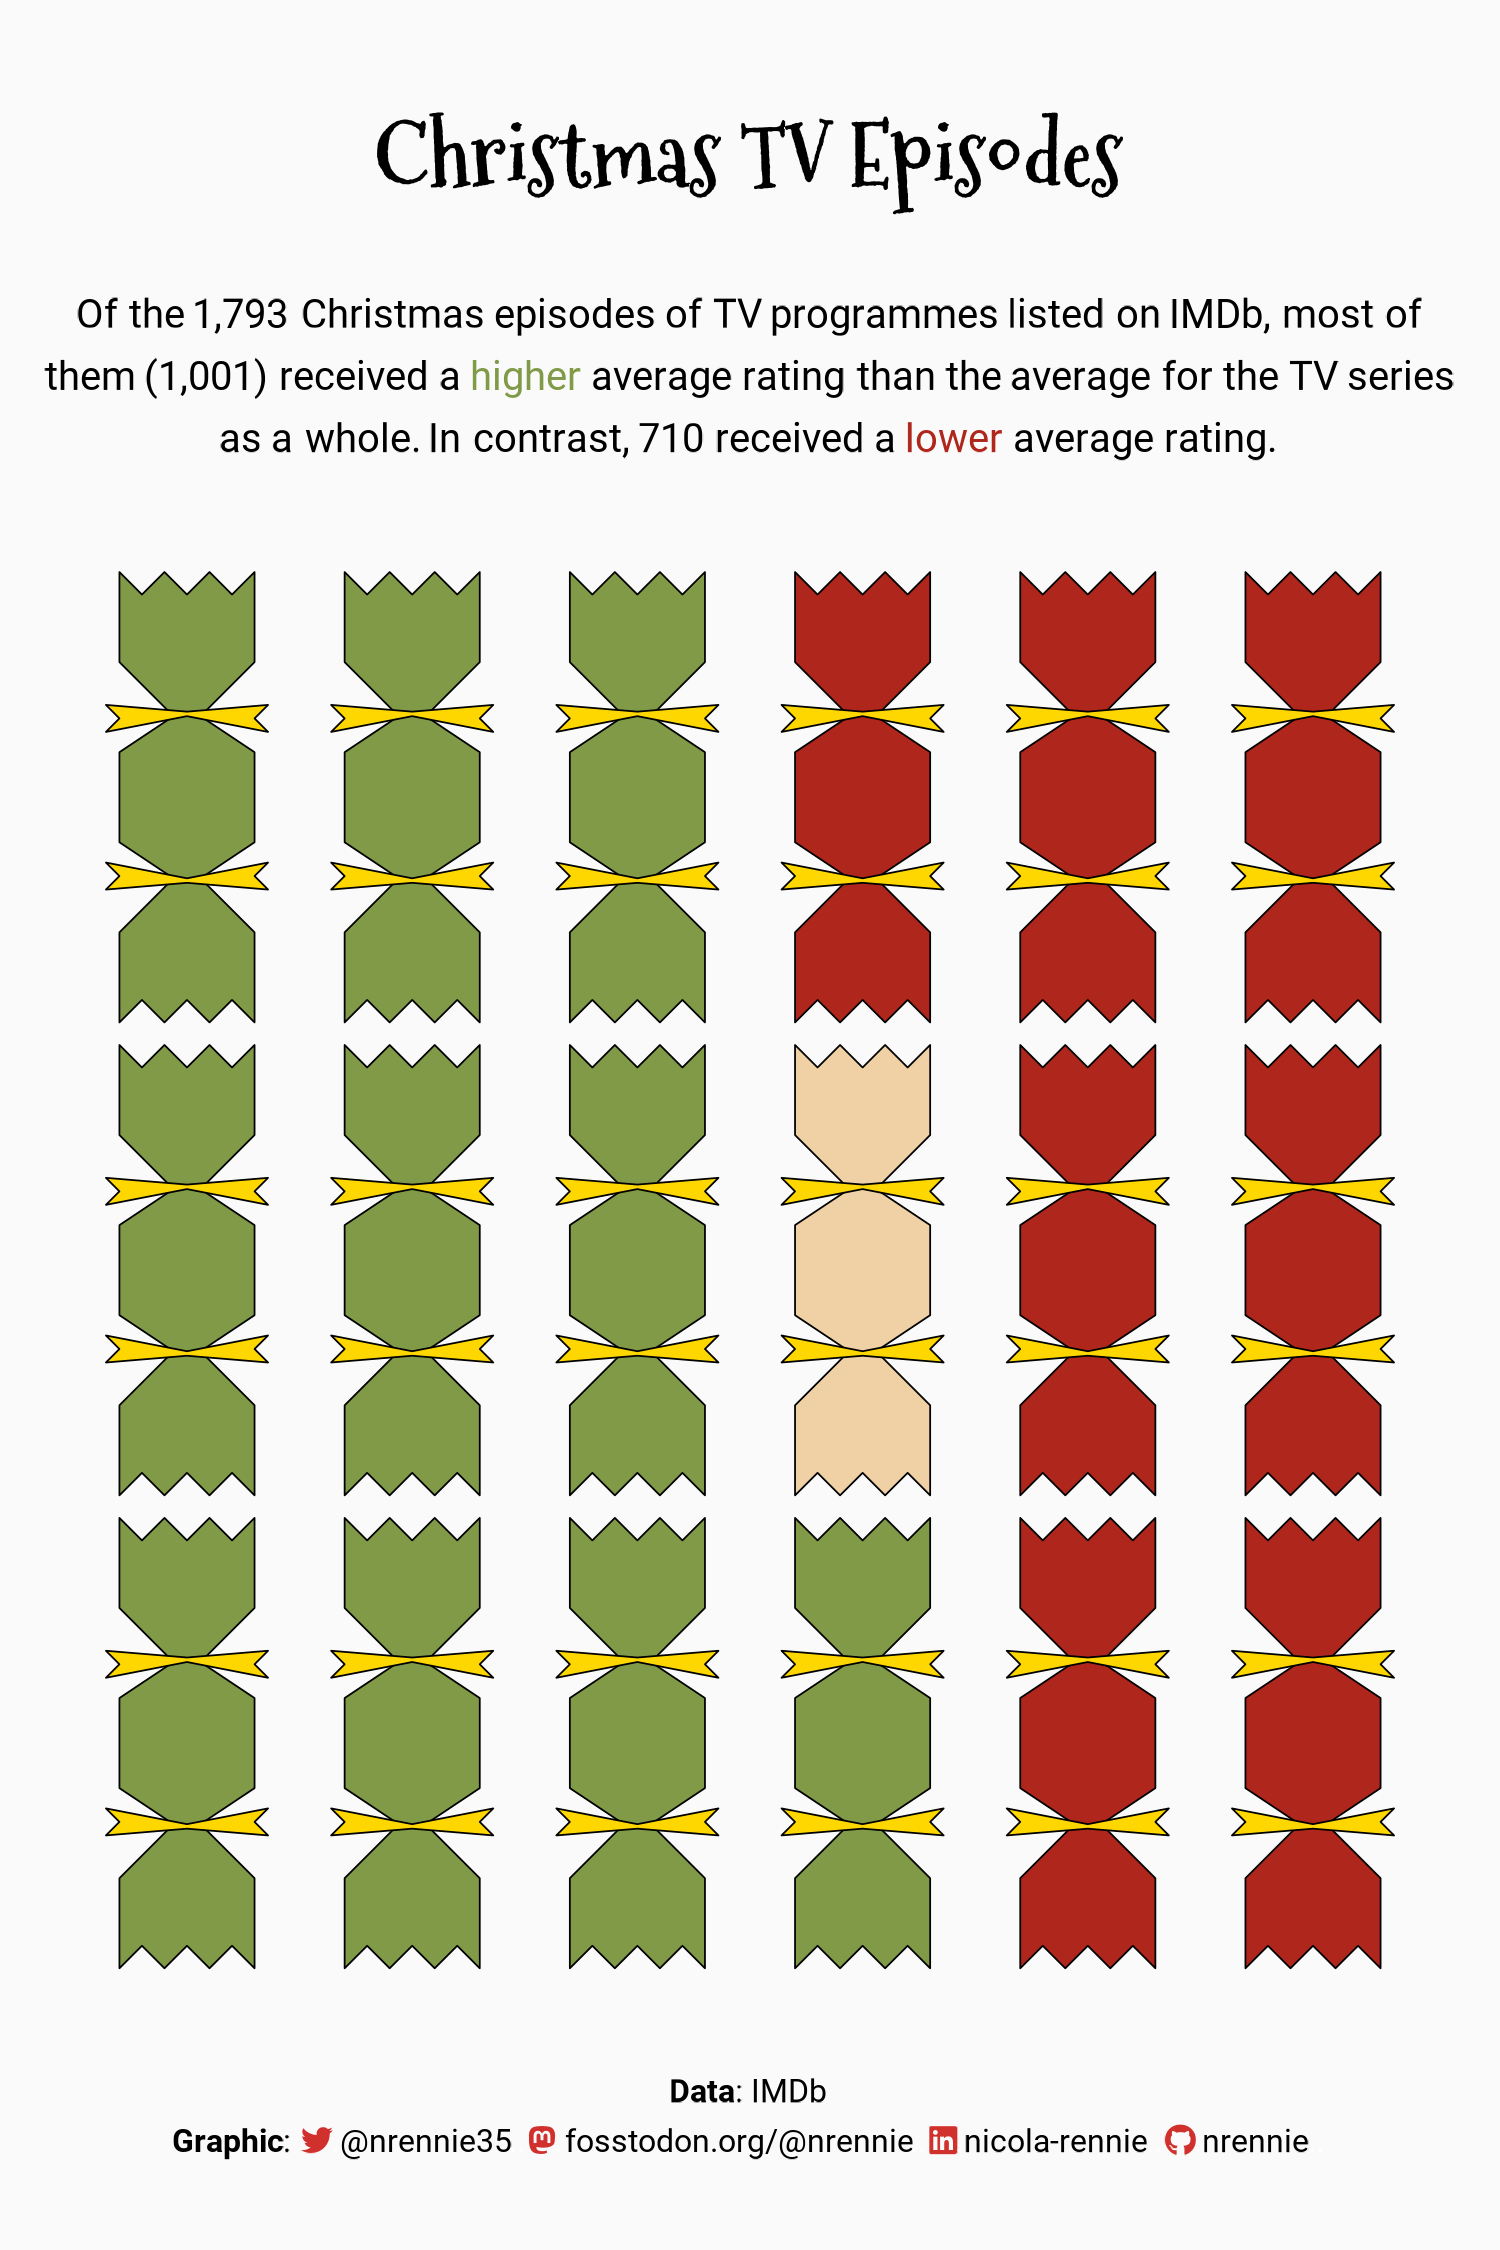

This chart was generated by the following R code:
# Load packages -----------------------------------------------------------

library(tidyverse)
library(showtext)
library(patchwork)
library(camcorder)
library(ggtext)
library(nrBrand)
library(glue)


# Load data ---------------------------------------------------------------

tuesdata <- tidytuesdayR::tt_load("2023-12-19")
holiday_episodes <- tuesdata$holiday_episodes
holiday_episode_genres <- tuesdata$holiday_episode_genres


# Load fonts --------------------------------------------------------------

font_add_google("Roboto", "roboto")
font_add_google("Mountains of Christmas", "xmas")
showtext_auto()


# Define colours and fonts-------------------------------------------------

bg_col <- "#fafafa"
text_col <- "#000000"
highlight_col <- "#af261c"

body_font <- "roboto"
title_font <- "xmas"


# Data wrangling ----------------------------------------------------------

plot_data <- holiday_episodes |>
  filter(christmas) |>
  select(average_rating, parent_average_rating) |>
  drop_na() |>
  mutate(
    comp = case_when(
      average_rating < parent_average_rating ~ "lower",
      average_rating == parent_average_rating ~ "same",
      average_rating > parent_average_rating ~ "higher"
    )
  ) |>
  count(comp) |>
  mutate(freq = round(18 * n / sum(n)))


# Start recording ---------------------------------------------------------

gg_record(
  dir = file.path("2023", "2023-12-19", "recording"),
  device = "png",
  width = 5,
  height = 7.5,
  units = "in",
  dpi = 300
)


# Define text -------------------------------------------------------------

social <- nrBrand::social_caption(
  bg_colour = bg_col,
  icon_colour = highlight_col,
  font_colour = text_col,
  font_family = body_font
)
title <- "Christmas TV Episodes"
st <- glue::glue("Of the {format(sum(holiday_episodes$christmas), big.mark = ',')} 
                 Christmas episodes of TV programmes listed on IMDb, most of them 
                 ({format(plot_data$n[1], big.mark = ',')}) received a 
                 <span style='color: #819a47'>higher</span> average rating 
                 than the average for the TV series as a whole. In contrast, 
                 {format(plot_data$n[2], big.mark = ',')} received a 
                 <span style='color: {highlight_col}'>lower</span> average rating.")
cap <- paste0(
  "**Data**: IMDb<br>**Graphic**: ", social
)


# Plot --------------------------------------------------------------------

source("2023/2023-12-19/christmas_cracker.R")

ggplot() +
  # Add Christmas crackers
  # higher (10)
  christmas_cracker(x = 0, y = 0, col = "#819a47") +
  christmas_cracker(x = 0, y = 1.05, col = "#819a47") +
  christmas_cracker(x = 0, y = 2.10, col = "#819a47") +
  christmas_cracker(x = 0.5, y = 0, col = "#819a47") +
  christmas_cracker(x = 0.5, y = 1.05, col = "#819a47") +
  christmas_cracker(x = 0.5, y = 2.10, col = "#819a47") +
  christmas_cracker(x = 1, y = 0, col = "#819a47") +
  christmas_cracker(x = 1, y = 1.05, col = "#819a47") +
  christmas_cracker(x = 1, y = 2.10, col = "#819a47") +
  christmas_cracker(x = 1.5, y = 0, col = "#819a47") +
  # same (1)
  christmas_cracker(x = 1.5, y = 1.05, col = "#efd1a5") +
  # lower (7)
  christmas_cracker(x = 1.5, y = 2.10, col = highlight_col) +
  christmas_cracker(x = 2, y = 0, col = highlight_col) +
  christmas_cracker(x = 2, y = 1.05, col = highlight_col) +
  christmas_cracker(x = 2, y = 2.10, col = highlight_col) +
  christmas_cracker(x = 2.5, y = 0, col = highlight_col) +
  christmas_cracker(x = 2.5, y = 1.05, col = highlight_col) +
  christmas_cracker(x = 2.5, y = 2.10, col = highlight_col) +
  # Styling
  scale_colour_identity() +
  scale_fill_identity() +
  labs(
    title = title,
    subtitle = st,
    caption = cap
  ) +
  theme_void(base_size = 30, base_family = body_font) +
  theme(
    plot.margin = margin(10, 10, 5, 10),
    plot.background = element_rect(fill = bg_col, colour = bg_col),
    panel.background = element_rect(fill = bg_col, colour = bg_col),
    plot.title = element_textbox_simple(
      colour = text_col,
      hjust = 0.5,
      halign = 0.5,
      margin = margin(b = 10, t = 10),
      lineheight = 0.5,
      face = "bold",
      size = 65,
      family = title_font
    ),
    plot.subtitle = element_textbox_simple(
      colour = text_col,
      hjust = 0.5,
      halign = 0.5,
      margin = margin(b = 10, t = 10),
      lineheight = 0.5,
      family = body_font
    ),
    plot.caption = element_textbox_simple(
      colour = text_col,
      hjust = 0.5,
      halign = 0.5,
      margin = margin(b = 10, t = 10),
      lineheight = 0.5,
      family = body_font
    )
  )


# Save gif ----------------------------------------------------------------

gg_playback(
  name = file.path("2023", "2023-12-19", paste0("20231219", ".gif")),
  first_image_duration = 4,
  last_image_duration = 20,
  frame_duration = .25,
  background = bg_col
)
